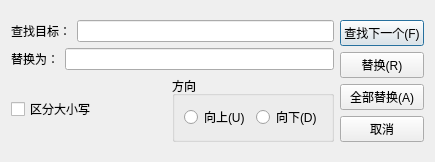
<?xml version="1.0" encoding="UTF-8"?>
<ui version="4.0">
 <class>ReplaceDialog</class>
 <widget class="QDialog" name="ReplaceDialog">
  <property name="geometry">
   <rect>
    <x>0</x>
    <y>0</y>
    <width>435</width>
    <height>162</height>
   </rect>
  </property>
  <property name="windowTitle">
   <string>替换</string>
  </property>
  <layout class="QGridLayout" name="gridLayout_3">
   <item row="0" column="0">
    <layout class="QGridLayout" name="gridLayout">
     <item row="0" column="0">
      <layout class="QGridLayout" name="gridLayout_2">
       <item row="0" column="0">
        <layout class="QHBoxLayout" name="horizontalLayout">
         <item>
          <widget class="QLabel" name="label">
           <property name="text">
            <string>查找目标：</string>
           </property>
          </widget>
         </item>
         <item>
          <widget class="QLineEdit" name="SearchText"/>
         </item>
        </layout>
       </item>
       <item row="1" column="0">
        <layout class="QHBoxLayout" name="horizontalLayout_3">
         <item>
          <widget class="QLabel" name="label_2">
           <property name="text">
            <string>替换为：</string>
           </property>
          </widget>
         </item>
         <item>
          <widget class="QLineEdit" name="targetText"/>
         </item>
        </layout>
       </item>
       <item row="2" column="0">
        <layout class="QHBoxLayout" name="horizontalLayout_4">
         <item>
          <widget class="QCheckBox" name="cbCaseSensetive">
           <property name="text">
            <string>区分大小写</string>
           </property>
          </widget>
         </item>
         <item>
          <widget class="QGroupBox" name="groupBox">
           <property name="title">
            <string>方向</string>
           </property>
           <layout class="QHBoxLayout" name="horizontalLayout_2">
            <item>
             <widget class="QRadioButton" name="rbUp">
              <property name="text">
               <string>向上(U)</string>
              </property>
             </widget>
            </item>
            <item>
             <widget class="QRadioButton" name="rbDown">
              <property name="text">
               <string>向下(D)</string>
              </property>
             </widget>
            </item>
           </layout>
          </widget>
         </item>
        </layout>
       </item>
      </layout>
     </item>
     <item row="0" column="1">
      <layout class="QVBoxLayout" name="verticalLayout">
       <item>
        <widget class="QPushButton" name="btFindNext">
         <property name="text">
          <string>查找下一个(F)</string>
         </property>
        </widget>
       </item>
       <item>
        <widget class="QPushButton" name="replace">
         <property name="text">
          <string>替换(R)</string>
         </property>
        </widget>
       </item>
       <item>
        <widget class="QPushButton" name="replaceAll">
         <property name="text">
          <string>全部替换(A)</string>
         </property>
        </widget>
       </item>
       <item>
        <widget class="QPushButton" name="btCancel">
         <property name="text">
          <string>取消</string>
         </property>
        </widget>
       </item>
      </layout>
     </item>
    </layout>
   </item>
  </layout>
 </widget>
 <resources/>
 <connections/>
</ui>
